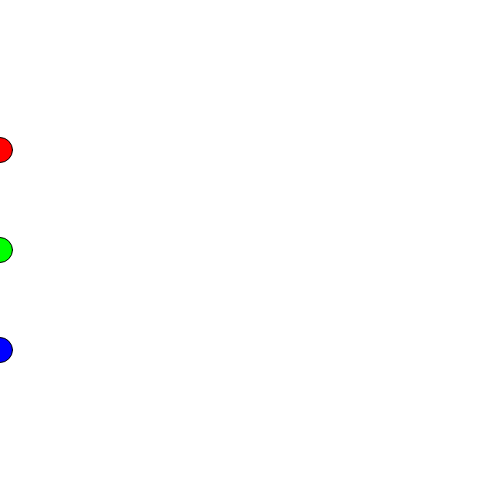
Frame 1 (no input)
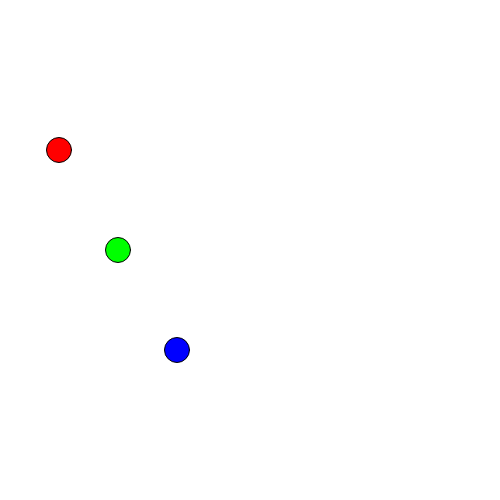
Frame 60 (no input)
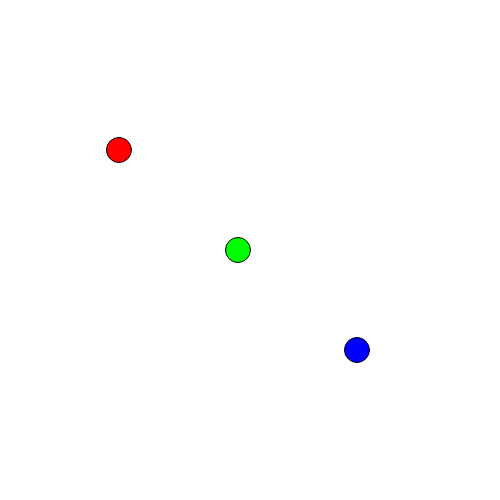
Frame 120 (the mouse pressed at the canvas centre since frame 60)

The p5.js sketch that drew these frames (run headless with seeded random() and noise() and a simulated clock; from frame 60 on, the mouse is pressed at the canvas centre):

// p5.js sketch
// ── sketch.js
// keep track of the position of all three balls
ballOneX = 0;
ballTwoX = 0;
ballThreeX = 0;

function setup() {
  createCanvas(500, 500);
}

function draw() {
  
  // erase the background
  background(255);
  
  // draw our three balls
  fill(255,0,0);
  ellipse(ballOneX, 150, 25, 25);

  fill(0,255,0);
  ellipse(ballTwoX, 250, 25, 25);

  fill(0,0,255);
  ellipse(ballThreeX, 350, 25, 25);
  
  // update the position of each ball using slightly
  // different values
  ballOneX += 1;
  ballTwoX += 2;
  ballThreeX += 3;
}

// a keypress will reset the system
function keyPressed() {
  ballOneX = 0;
  ballTwoX = 0;
  ballThreeX = 0;
}
